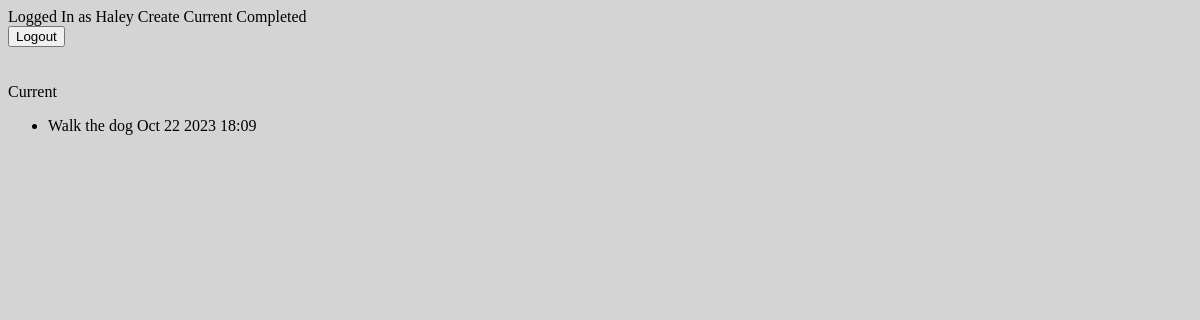
Page /completed/ (signed in) on the earlier database version.
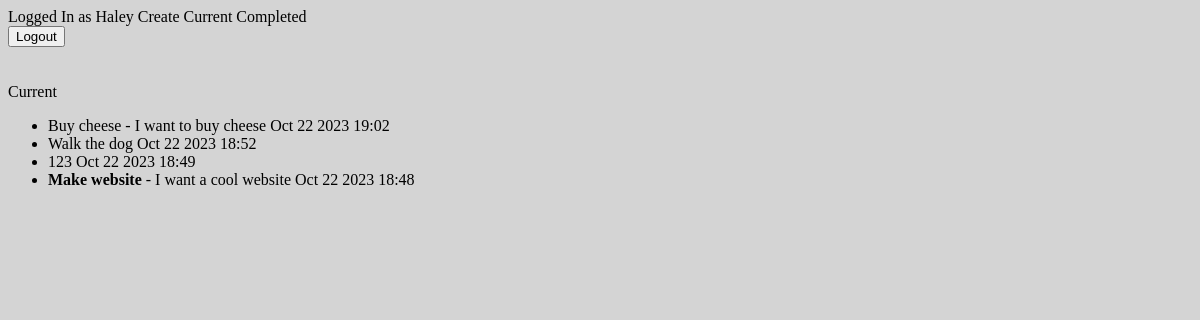
Same page on the later database version.
### todo/models.py (models this page shows, shortened)
class Todo(models.Model):
    title = models.CharField(max_length=100)
    memo = models.TextField(blank=True)
    created = models.DateTimeField(auto_now_add=True)
    datecompleted = models.DateTimeField(null=True, blank=True)
    important = models.BooleanField(default=False)
    user = models.ForeignKey(User, on_delete=models.CASCADE)

### todo/views.py (the view)
# urls.py: path('completed/', views.completeTodos, name='completedtodos'),
@login_required
def completeTodos(request):
    todos = Todo.objects.filter(user=request.user.id, datecompleted__isnull=False).order_by('-datecompleted')
    return render(request, 'todo/completetodos.html', {'todos': todos})

### todo/templates/todo/completetodos.html (shortened to what this page needs)
<!DOCTYPE html>
<html lang="en">
<head>
</head>
<body>
{% extends 'todo/base.html' %}
{% block content %}
Current
<ul>
    {% for todo in todos %}
    <li>
        <a href="{% url 'viewtodo'  todo.id  %}">
            {% if todo.important %}
            <b>{% endif %}{{ todo.title }}{% if todo.important %}</b>
            {% endif %}{% if todo.memo %} - {{ todo.memo }}{% endif %}
            {{ todo.datecompleted|date:"M j Y H:i" }}
        </a>
    </li>
    {% endfor %}
</ul>
{% endblock %}

Differences in the rows shown:
now on this page (row edited): Todo: title "Buy cheese", memo "I want to buy cheese", datecompleted "Oct 22 2023 19:02"
changed Todo "Walk the dog": datecompleted "Oct 22 2023 18:09" → "Oct 22 2023 18:52"
now on this page (row edited): Todo: title "123", datecompleted "Oct 22 2023 18:49"
now on this page (row edited): Todo: title "Make website", memo "I want a cool website", datecompleted "Oct 22 2023 18:48"
